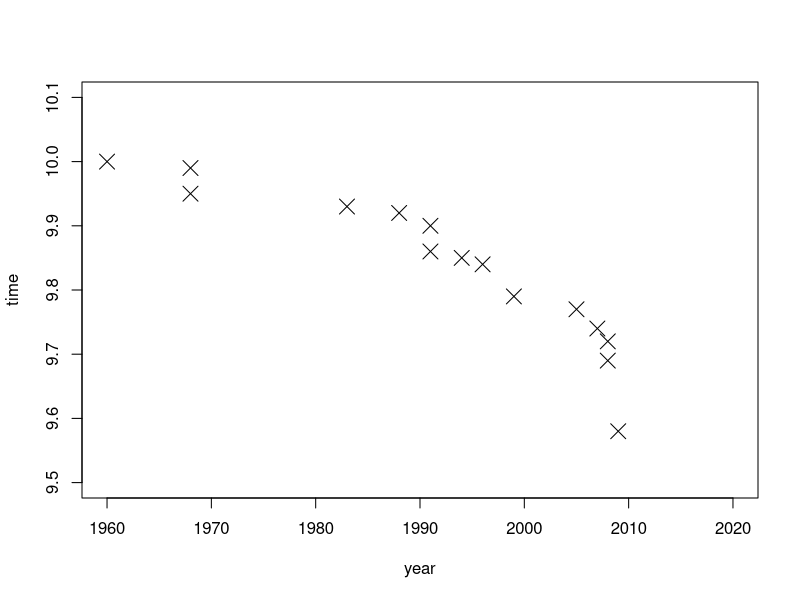
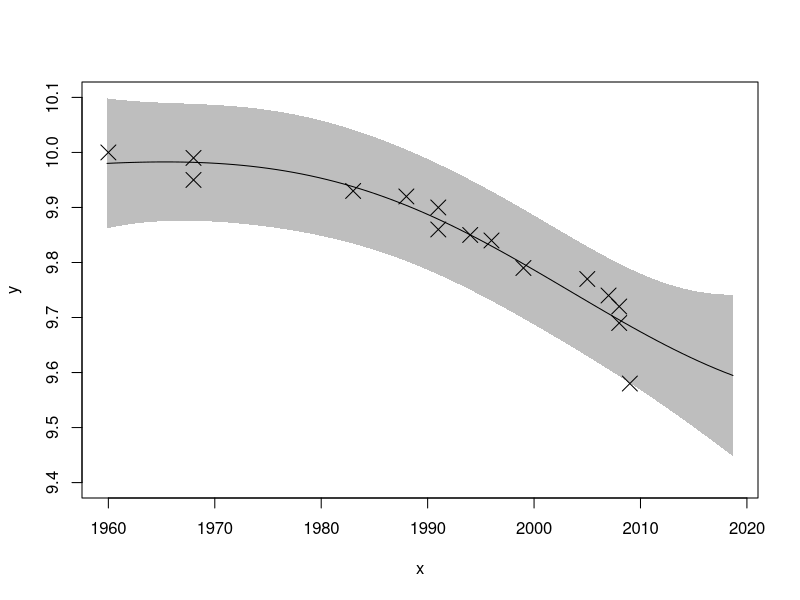
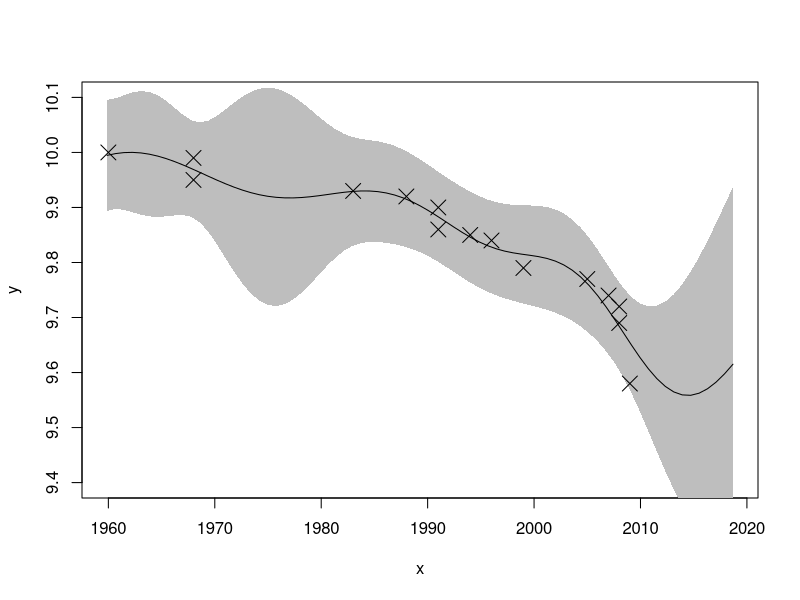
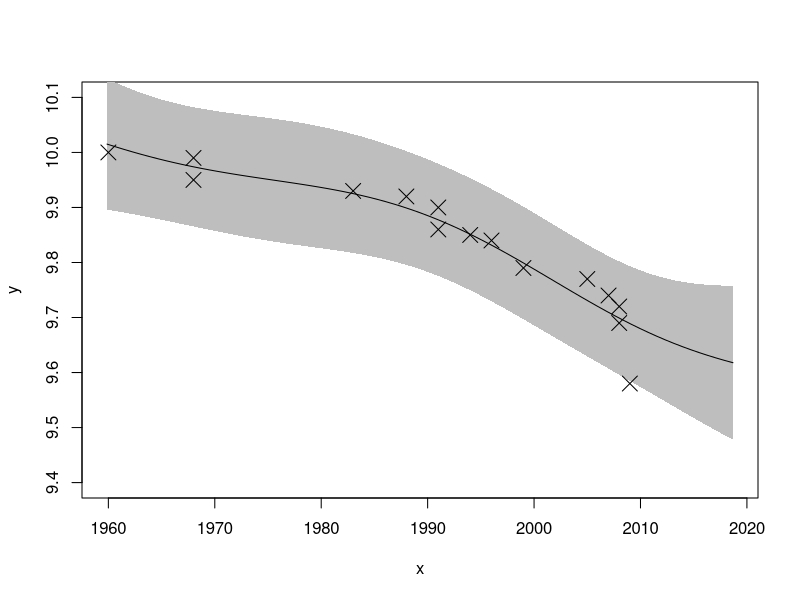
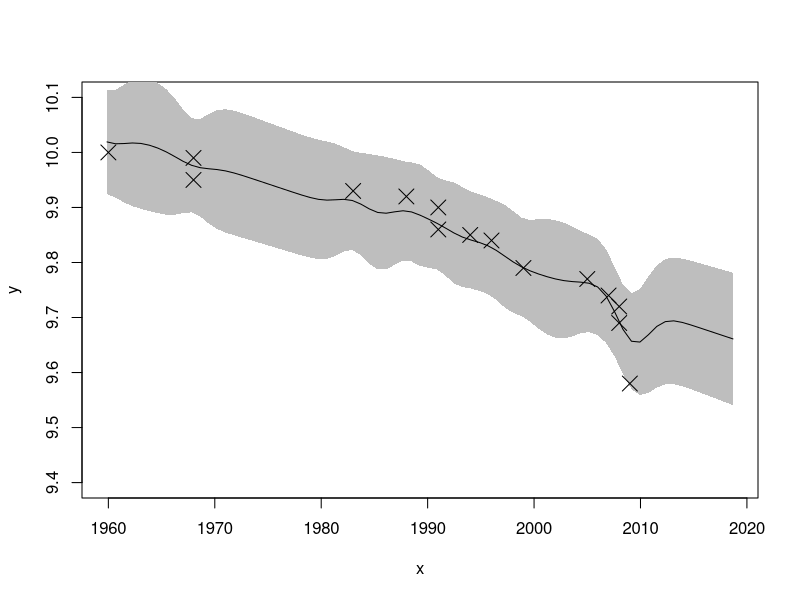

These figures' R source, in order:
## ---- chunk 1
dat <- read.table("./Data/World_Record.dat", sep = "\t",
                  col.names = c("name", "time", "date"))

dat <- dat[-c(6, 17:21), -1]
dat$date <- as.integer(gsub(".*, ", "", dat$date))
colnames(dat) <- c("y", "x")
plot(dat$x, dat$y, xlab = "year", ylab = "time", 
     xlim = c(1960, 2020), ylim = c(9.5, 10.1), pch = 4, cex = 2)
## ---- chunk 2
dat <- scale(dat)
scale_pars <- unlist(attributes(dat)[c("scaled:center", "scaled:scale")])
dat <- as.data.frame(dat)
## ---- chunk 3
L <- function(param, x, y) {
   # C <- -nrow(train)/2*log(2*pi)
   C <- 0
   K <- get_cov_mat_exp(x, x, theta1 = param[1], theta2 = param[2])
   diag(K) <- diag(K) + exp(param[3])
   
   return(-log(det(K)) - t(as.matrix(y)) %*% solve(K) %*% as.matrix(y) + C)
}
## ---- chunk 4
get_cov_mat_exp <- function(x1, x2, theta1 = 1, theta2 = 1) {
   
   ## matrixに変換
   x1 <- as.matrix(x1)
   x2 <- as.matrix(x2)
   
   ## 行の組み合わせを作成する
   n <- nrow(x1)
   m <- nrow(x2)
   d <- ncol(x1)
   tmp <- cbind(kronecker(x1, matrix(1, m)), kronecker(matrix(1, n), x2))
   
   ret <- apply(tmp, 1, function(x, d, theta1, theta2) {
      rbf_knl_exp(x[(1:d)], x[(d+1):ncol(tmp)], theta1, theta2) # rbf_knl_expを使う
   }, d, theta1, theta2)
   return(matrix(ret, n, m, byrow = T))
}
## ---- chunk 5
rbf_knl_exp <- function(x1, x2, theta1 = 1, theta2 = 1) {
   exp(theta1) * exp(-norm(x1 - x2, "2")^2/exp(theta2))
}
## ---- chunk 6
get_cov_mat <- function(x1, x2, theta1 = 1, theta2 = 1) {
   
   ## matrixに変換
   x1 <- as.matrix(x1)
   x2 <- as.matrix(x2)
   
   ## 行の組み合わせを作成する
   n <- nrow(x1)
   m <- nrow(x2)
   d <- ncol(x1)
   tmp <- cbind(kronecker(x1, matrix(1, m)), kronecker(matrix(1, n), x2))
   
   ret <- apply(tmp, 1, function(x, d, theta1, theta2) {
      rbf_knl(x[(1:d)], x[(d+1):ncol(tmp)], theta1, theta2)
   }, d, theta1, theta2)
   return(matrix(ret, n, m, byrow = T))
}
## ---- chunk 7
rbf_knl <- function(x1, x2, theta1 = 1, theta2 = 1) {
   theta1 * exp(-norm(x1 - x2, "2")^2/theta2)
}
## ---- chunk 8
param <- c(1, 1, 1)
res_par <- 
   optim(par = optim(par = param, fn = L, x = dat$x, y = dat$y, 
                     control = list(fnscale = -1))$par,
         fn = L, x = dat$x, y = dat$y, control = list(fnscale = -1))
## ---- chunk 9
print(exp(res_par$par), digits = 3)
L(res_par$par, dat$x, dat$y)
## ---- chunk 10
gen_gpreg_plot <- function(param, x, y) {

   min_y <- 9.4
   max_y <- 10.1
   min_x <- -2
   max_x <- 1.7

   test <- seq(min_x, max_x, 0.05)

   theta1 <- exp(param[1])
   theta2 <- exp(param[2])
   theta3 <- exp(param[3])
   
   K       <- get_cov_mat(x, x, theta1 = theta1, theta2 = theta2)
   diag(K) <- diag(K) + theta3
   k       <- get_cov_mat(x, test, theta1 = theta1, theta2 = theta2)
   s       <- get_cov_mat(test, test, theta1 = theta1, theta2 = theta2)
   diag(s) <- diag(s) + theta3
   Mu      <- t(k) %*% solve(K) %*% y * scale_pars["scaled:scale.y"] +
      scale_pars["scaled:center.y"]
   Var     <- (s - t(k) %*% solve(K) %*% k) * sqrt(scale_pars["scaled:scale.y"])
   # CI_u    <- Mu + 2 * sqrt(diag(Var))
   # CI_l    <- Mu - 2 * sqrt(diag(Var))
   CI_u    <- Mu + 0.5 * sqrt(diag(Var))
   CI_l    <- Mu - 0.5 * sqrt(diag(Var))
   
   x <- x * scale_pars["scaled:scale.x"] + scale_pars["scaled:center.x"]
   y <- y * scale_pars["scaled:scale.y"] + scale_pars["scaled:center.y"]
   test <- test * scale_pars["scaled:scale.x"] + scale_pars["scaled:center.x"]
   min_x <- min_x * scale_pars["scaled:scale.x"] + scale_pars["scaled:center.x"]
   max_x <- max_x * scale_pars["scaled:scale.x"] + scale_pars["scaled:center.x"]
   xlim <- c(min_x, max_x)
   ylim <- c(min_y, max_y)
   
   plot(x, y, xlim = xlim, ylim = ylim, type = "n")
   polygon(c(test, rev(test)), c(CI_u, rev(CI_l)), col = 'gray', border = NA)
   points(x, y, xlim = xlim, ylim = ylim, xlab = "x", pch = 4, cex = 2)
   lines(test, Mu, xlim = xlim, ylim = ylim, type = "l", ylab = "")

}
## ---- chunk 11
gen_gpreg_plot(res_par$par, dat$x, dat$y)
## ---- chunk 12
book_par <- c(log(1.62), log(0.44), log(0.06))
gen_gpreg_plot(book_par, dat$x, dat$y)
## ---- chunk 13
L2 <- function(param, x, y) {
   # C <- -nrow(train)/2*log(2*pi)
   C <- 0
   K <- get_cov_mat_exp(x, x, theta1 = param[1], theta2 = param[2])
   diag(K) <- diag(K) + exp(param[3])
   K <- K + exp(param[4]) * outer(x, x)
   
   return(-log(det(K)) - t(as.matrix(y)) %*% solve(K) %*% as.matrix(y) + C)
}
## ---- chunk 14
param <- c(1, 1, 1, 1)
res_par_2 <- 
   optim(par = optim(par = param, fn = L2, x = dat$x, y = dat$y, 
                     control = list(fnscale = -1))$par,
         fn = L2, x = dat$x, y = dat$y, control = list(fnscale = -1))
## ---- chunk 15
print(exp(res_par_2$par), digits = 3)
L2(res_par_2$par, dat$x, dat$y)
## ---- chunk 16
gen_gpreg_plot_2 <- function(param, x, y) {

   min_y <- 9.4
   max_y <- 10.1
   min_x <- -2
   max_x <- 1.7

   test <- seq(min_x, max_x, 0.05)

   theta1 <- exp(param[1])
   theta2 <- exp(param[2])
   theta3 <- exp(param[3])
   theta4 <- exp(param[4])
   
   K       <- get_cov_mat(x, x, theta1 = theta1, theta2 = theta2)
   diag(K) <- diag(K) + theta3
   K       <- K + theta4 * outer(x, x)
   
   k       <- get_cov_mat(x, test, theta1 = theta1, theta2 = theta2)
   k       <- k + theta4 * outer(x, test)
   
   s       <- get_cov_mat(test, test, theta1 = theta1, theta2 = theta2)
   diag(s) <- diag(s) + theta3
   s       <- s + theta4 * outer(test, test)
   
   Mu      <- t(k) %*% solve(K) %*% y * scale_pars["scaled:scale.y"] +
      scale_pars["scaled:center.y"]
   Var     <- (s - t(k) %*% solve(K) %*% k) * sqrt(scale_pars["scaled:scale.y"])
   # CI_u    <- Mu + 2 * sqrt(diag(Var))
   # CI_l    <- Mu - 2 * sqrt(diag(Var))
   CI_u    <- Mu + 0.5 * sqrt(diag(Var))
   CI_l    <- Mu - 0.5 * sqrt(diag(Var))
   
   x <- x * scale_pars["scaled:scale.x"] + scale_pars["scaled:center.x"]
   y <- y * scale_pars["scaled:scale.y"] + scale_pars["scaled:center.y"]
   test <- test * scale_pars["scaled:scale.x"] + scale_pars["scaled:center.x"]
   min_x <- min_x * scale_pars["scaled:scale.x"] + scale_pars["scaled:center.x"]
   max_x <- max_x * scale_pars["scaled:scale.x"] + scale_pars["scaled:center.x"]
   xlim <- c(min_x, max_x)
   ylim <- c(min_y, max_y)
   
   plot(x, y, xlim = xlim, ylim = ylim, type = "n")
   polygon(c(test, rev(test)), c(CI_u, rev(CI_l)), col = 'gray', border = NA)
   points(x, y, xlim = xlim, ylim = ylim, xlab = "x", pch = 4, cex = 2)
   lines(test, Mu, xlim = xlim, ylim = ylim, type = "l", ylab = "")

}
## ---- chunk 17
gen_gpreg_plot_2(res_par_2$par, dat$x, dat$y)
## ---- chunk 18
book_par <- c(log(0.07), log(0.02), log(0.06), log(0.92))
gen_gpreg_plot_2(book_par, dat$x, dat$y)
